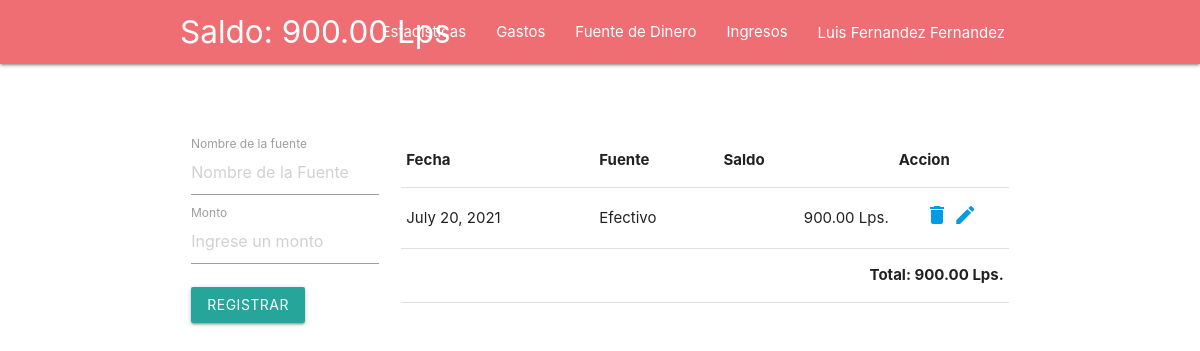
/fuentedinero/ (signed in), run on the app's committed database.
### app_Clientes/models.py (models this page shows)
class Cliente(models.Model):
    Nombre  = models.CharField(max_length=25, blank=True, null=True)
    Apellido  = models.CharField(max_length=25, blank=True, null=True)
    Usuario = models.OneToOneField(User, on_delete=models.CASCADE, null=True, blank=True) #SE AGREGO DEVELOP_2
    class Meta:
        verbose_name = ("Cliente")
        verbose_name_plural =("Clientes")
    def __str__(self):
        return f"{self.Nombre} {self.Apellido}"

### app_Fuente_Dinero/models.py (models this page shows, shortened)
class FuenteDinero(models.Model):
    Cliente = models.ForeignKey('app_Clientes.Cliente', verbose_name=("Cliente"), on_delete=models.CASCADE)
    Fecha_Registro = models.DateField()
    Fuente = models.CharField(max_length=25)
    Saldo = models.IntegerField()
    class Meta:
        verbose_name = ("Fuente de Dinero")
        verbose_name_plural =("Fuente de Dinero")

### app_Fuente_Dinero/views.py (the view)
# urls.py: path('', views.index, name='index'),
@login_required
def index(request):
    fuente =  FuenteDinero.objects.filter(Cliente=request.user.cliente)
    Saldo = FuenteDinero.objects.filter(Cliente = request.user.cliente).aggregate(t=Sum('Saldo')).get('t')
    Saldo = Saldo if Saldo else 0
    TotalGastos=0
    TotalGastos = FuenteDinero.objects.filter(Cliente__Usuario=request.user).aggregate(t=Sum('Saldo'))['t']
    TotalGastos = TotalGastos if TotalGastos else 0
    ctx = {
        "Saldo":Saldo,
        'fuentes':fuente,
        'TotalGastos':TotalGastos
    }
    return render(request, 'RegistroFuente/index.html',ctx)

### app_Fuente_Dinero/templates/RegistroFuente/index.html (shortened to what this page needs)
{% extends 'base.html' %}
{% load humanize %}
{% block container %}
<div class="row" style="margin-top: 3%">
    <div class="col s12 l3">
        {% if FuenteActual %}
        <form action="{% url 'FuenteDinero:editar' FuenteActual.id%}" method="post">
        {% else %}
        <form action="{% url 'FuenteDinero:registrar' %}" method="post">
        {% endif %}
            <div>
                <div class="input-field"  required autofocus>
                    <input placeholder="Nombre de la Fuente" value="{{FuenteActual.Fuente}}" name="nombre" id="nombre" type="text" class="validate" required/>
                    <label>Nombre de la fuente</label>
                </div>
            </div>
            <div>
                <div class="input-field">
                    <input placeholder="Ingrese un monto" value="{{FuenteActual.Saldo}}" name="monto" pattern="[0-9]+" min="1" step="1" id="monto" type="number" class="validate" required/>
                    <label for="monto">Monto</label>
                </div>
            </div>
            <div>
                {% if FuenteActual %}
                <input type="submit" class="btn btn-success" value="Actualizar">
                {% else %}
                <input type="submit" class="btn btn-success" value="Registrar">
                {% endif %}
            </div>
        </form>
    </div>
    <div class="col s12 l9">
        <table class="table table-striped">
            <thead>
                <tr>
                    <th>Fecha</th>
                    <th>Fuente</th>
                    <th>Saldo</th>
                    <th>Accion</th>
                </tr>
            </thead>
            <tbody>
                {% for f in fuentes %}
                <tr>
                    <td>{{ f.Fecha_Registro }}</td>
                    <td>{{ f.Fuente }}</td>
                    <td class="right-align money">{{ f.Saldo |floatformat:2|intcomma}} Lps.</td>
                    <td class="center-align">
                        <a onclick="if (!confirm('Confirme la eliminacion')) return false;" href="{% url 'FuenteDinero:eliminar' f.id %}" class="text-danger"><i class="Small material-icons">delete</i></a>
                        <a href="{% url 'FuenteDinero:editar' f.id %}" class="text-danger"><i class="Small material-icons">edit</i></a>
                    </td>
                </tr>
                {% empty %}
                <tr>
                    <td colspan="5" class="text-danger text-center">No se encontraron resultados</td>
                </tr>
                {% endfor %}
            </tbody>
            {% if TotalGastos > 0 %}
                <tfoot>
                    <tr>
                        <td colspan="4" class="text-danger text-center">
                        <div class="right-align"><b>Total:
                            <span id="total">{{ TotalGastos |floatformat:2|intcomma}} Lps.</span>
                            </b></div>
                        </td>
                    </tr>
                </tfoot>
            {% endif %}
        </table>
    </div>
</div>
{% endblock container %}
{% load humanize %}
{% block saldo %}{{Saldo|floatformat:2|intcomma}} Lps{% endblock saldo %}

### global_templates/base.html (shortened to what this page needs)
{% load static %}
<!DOCTYPE html>
<html lang="en">
<head>
    <link rel="stylesheet" href="{% static 'global/css/materialize.min.css' %}">
    <link rel="stylesheet" href="{% static 'global/css/icon.css' %}">
    <link rel="stylesheet" href="{% static 'plugins/dataTable/datatables.min.css' %}">
</head>
<body>
   <nav>
    <div class="nav-wrapper container">
      <a href="/" class="brand-logo">Saldo: {% block saldo %}{% endblock saldo %}</a>
      <ul class="right hide-on-med-and-down">
        <li><a href="/">Estadisticas</a></li>
        <li><a href="{% url 'Gastos:index' %}">Gastos</a></li>
        <li><a href="{% url 'FuenteDinero:index' %}">Fuente de Dinero</a></li>
        <li><a href="{% url 'Ingresos:index' %}">Ingresos</a></li>
        <li><a class="waves-effect waves-light modal-trigger" href="#modal1">{{request.user.cliente}}</a></li>
      </ul>
    </div>
  </nav>
    <div class="container">
    <br>
    <br>
      {% block container %}
      {% endblock container %}
    </div >
</body>
</html>

### data on the page
FuenteDinero: Fecha_Registro "July 20, 2021", Fuente "Efectivo", Saldo "900.00"

### other printed values
{{ Saldo|floatformat:2|intcomma }} "900.00"
{{ request.user.cliente }} "Luis Fernandez Fernandez"
{{ TotalGastos |floatformat:2|intcomma }} "900.00"
